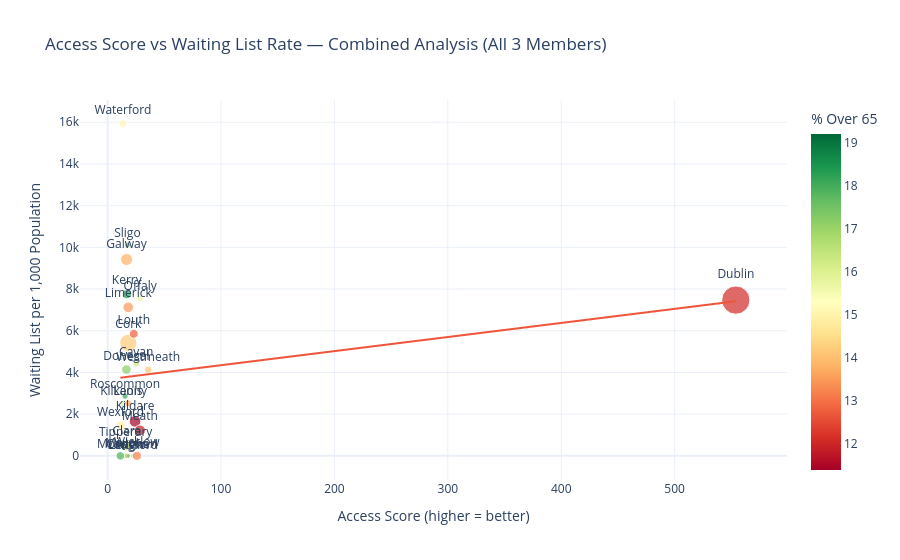

Source (notebook cell):
### Code cell
# Figure 4 — Access Score vs Waiting List Rate (combined analysis)
if 'wait_list_per_1000' in final_df.columns and 'access_score' in final_df.columns:
    plot_df = final_df.dropna(subset=['wait_list_per_1000','access_score'])
    if len(plot_df) > 0:
        fig4 = px.scatter(
            plot_df,
            x='access_score', y='wait_list_per_1000',
            text='county',
            size='total_population' if 'total_population' in plot_df.columns else None,
            color='pct_over_65' if 'pct_over_65' in plot_df.columns else None,
            color_continuous_scale='RdYlGn',
            trendline='ols',
            title='Access Score vs Waiting List Rate — Combined Analysis (All 3 Members)',
            labels={
                'access_score':       'Access Score (higher = better)',
                'wait_list_per_1000': 'Waiting List per 1,000 Population',
                'pct_over_65':        '% Over 65'
            },
            template='plotly_white'
        )
        fig4.update_traces(textposition='top center')
        fig4.write_html(str(OUT_DIR / 'fig4_access_vs_waits.html'))
        fig4.show()
        print('Figure 4 saved.')
    else:
        print('Not enough data for Figure 4 — run Members 1 & 2 first.')
else:
    # Fallback: plot access score vs distance
    fig4 = px.scatter(
        access_df, x='min_dist_km', y='access_score', text='county',
        title='Distance to Hospital vs Access Score by County',
        labels={'min_dist_km':'Distance to nearest hospital (km)','access_score':'Access Score'},
        template='plotly_white'
    )
    fig4.write_html(str(OUT_DIR / 'fig4_distance_vs_access.html'))
    fig4.show()
    print('Figure 4 saved (fallback version — run Members 1 & 2 for full version).')

### Figure 1 — Plotly figure (JSON) as saved in the notebook; plotly's stock layout.template omitted (floating-point values rounded to 4 significant figures)
{"data": [{"hovertemplate": "Access Score (higher = better)=%{x}<br>Waiting List per 1,000 Population=%{y}<br>total_population=%{marker.size}<br>county=%{text}<br>% Over 65=%{marker.color}<extra></extra>", "legendgroup": "", "marker": {"color": [14.3, 16.3, 15.5, 14.2, 17.2, 12.1, 13.8, 18.3, 11.4, 15.8, 13.6, 19.2, 13.5, 16.5, 12.8, 17.9, 11.9, 16.8, 15.7, 18.1, 17.4, 16.4, 15.1, 14.1, 14.9, 13.2], "coloraxis": "coloraxis", "size": [62150, 80145, 123054, 542868, 165636, 1458154, 264460, 155397, 246977, 107421, 91726, 36027, 203015, 47227, 144109, 131016, 220000, 63879, 81099, 69613, 67589, 167895, 116176, 100062, 160116, 153627], "sizemode": "area", "sizeref": 3645.0, "symbol": "circle"}, "mode": "markers+text", "name": "", "orientation": "v", "showlegend": false, "text": ["Carlow", "Cavan", "Clare", "Cork", "Donegal", "Dublin", "Galway", "Kerry", "Kildare", "Kilkenny", "Laois", "Leitrim", "Limerick", "Longford", "Louth", "Mayo", "Meath", "Monaghan", "Offaly", "Roscommon", "Sligo", "Tipperary", "Waterford", "Westmeath", "Wexford", "Wicklow"], "textposition": "top center", "type": "scatter", "x": [15.52, 25.24, 16.81, 18.26, 16.58, 554.0, 16.72, 16.88, 24.21, 14.13, 18.02, 18.56, 18.17, 22.23, 23.1, 11.19, 28.43, 17.19, 28.73, 15.37, 17.47, 15.87, 13.48, 35.73, 11.42, 25.79], "xaxis": "x", "y": [0.0, 4413.0, 539.2, 5420.0, 4141.0, 7472.0, 9419.0, 7755.0, 1654.0, 2500.0, 2519.0, 0.0, 7123.0, 0.0, 5855.0, 0.0, 1220.0, 0.0, 7552.0, 2861.0, 10110.0, 466.5, 15940.0, 4129.0, 1455.0, 0.0], "yaxis": "y"}, {"hovertemplate": "<b>OLS trendline</b><br>wait_list_per_1000 = 6.75489 * access_score + 3674.15<br>R<sup>2</sup>=0.030719<br><br>Access Score (higher = better)=%{x}<br>Waiting List per 1,000 Population=%{y} <b>(trend)</b><extra></extra>", "legendgroup": "", "marker": {"symbol": "circle"}, "mode": "lines", "name": "", "showlegend": false, "textposition": "top center", "type": "scatter", "x": [11.19, 11.42, 13.48, 14.13, 15.37, 15.52, 15.87, 16.58, 16.72, 16.81, 16.88, 17.19, 17.47, 18.02, 18.17, 18.26, 18.56, 22.23, 23.1, 24.21, 25.24, 25.79, 28.43, 28.73, 35.73, 554.0], "xaxis": "x", "y": [3750.0, 3751.0, 3765.0, 3770.0, 3778.0, 3779.0, 3781.0, 3786.0, 3787.0, 3788.0, 3788.0, 3790.0, 3792.0, 3796.0, 3797.0, 3797.0, 3800.0, 3824.0, 3830.0, 3838.0, 3845.0, 3848.0, 3866.0, 3868.0, 3915.0, 7416.0], "yaxis": "y"}], "layout": {"coloraxis": {"colorbar": {"title": {"text": "% Over 65"}}, "colorscale": [[0.0, "rgb(165,0,38)"], [0.1, "rgb(215,48,39)"], [0.2, "rgb(244,109,67)"], [0.3, "rgb(253,174,97)"], [0.4, "rgb(254,224,139)"], [0.5, "rgb(255,255,191)"], [0.6, "rgb(217,239,139)"], [0.7, "rgb(166,217,106)"], [0.8, "rgb(102,189,99)"], [0.9, "rgb(26,152,80)"], [1.0, "rgb(0,104,55)"]]}, "legend": {"itemsizing": "constant", "tracegroupgap": 0}, "title": {"text": "Access Score vs Waiting List Rate — Combined Analysis (All 3 Members)"}, "xaxis": {"anchor": "y", "domain": [0.0, 1.0], "title": {"text": "Access Score (higher = better)"}}, "yaxis": {"anchor": "x", "domain": [0.0, 1.0], "title": {"text": "Waiting List per 1,000 Population"}}}}
